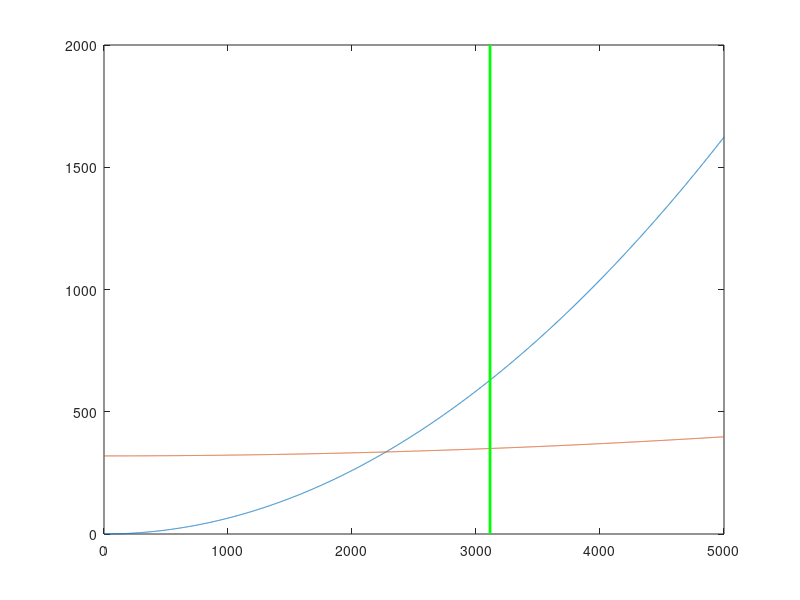

The MATLAB script that drew this image:
clear
clc
close all
%Dati di Input
Npax=80;
Xto=1500;
Xla=1250;
Vland=59.16;
M=0.7;
zft=20000; %piedini
z=zft*0.3048; %metri
rhosl=1.225;
Clmax_dec=2.3;
xFR=0.65;
a_decc=1.3;
alfa=0.95;
e=0.85;

rho=(1-0.0065/288.15*z)^4.256*rhosl;

a=sqrt(1-0.0065/288.15*z)*340.294;

A=1852*10^3; %m


%Stime iniziali

FSC=0.017;
Clmax_land=2.3;
lambda=7.5;
k=0.12;
Cd0=0.02;

N=0;

x=0:1:5000;

%Equazioni Iterative

    omega=(Xla/1.66)*a_decc*rhosl*Clmax_land/(1-alfa*k);

    T0_S=(x).^2.*(1/9.81)*(1.75/(Clmax_dec*Xto*rhosl*xFR));

    yT0_S=0.5*rho*(M*a)^2*Cd0+(x).^2./(0.5*rho*(M*a)^2*e*pi*lambda);
    
    y=ones(1,100)*omega;

plot(x,T0_S)

hold on

plot(x,yT0_S)

x_vert = omega;
yl = ylim;
plot([x_vert x_vert], [yl(1) yl(2)], 'g', 'LineWidth', 2);  % verde tratteggiato

